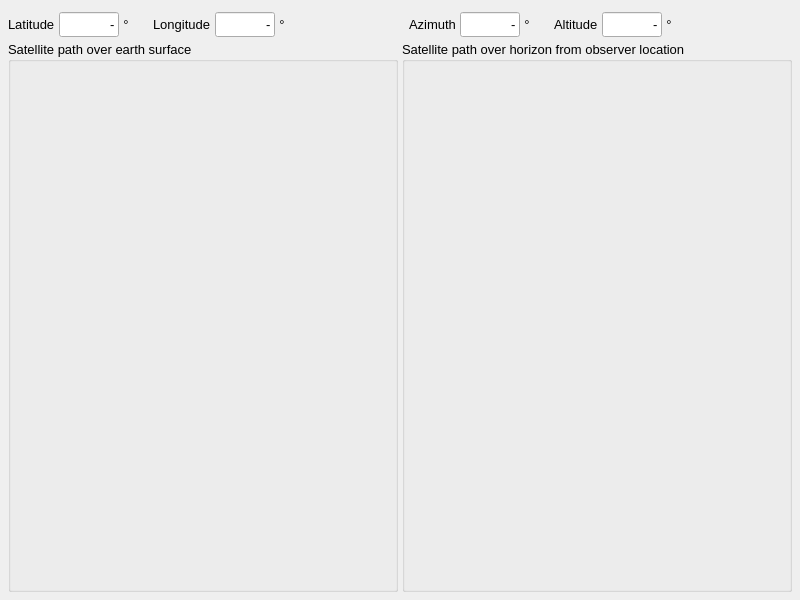
<?xml version="1.0" encoding="UTF-8"?>
<ui version="4.0">
 <class>SatelliteDialog</class>
 <widget class="QWidget" name="SatelliteDialog">
  <property name="geometry">
   <rect>
    <x>0</x>
    <y>0</y>
    <width>800</width>
    <height>600</height>
   </rect>
  </property>
  <property name="sizePolicy">
   <sizepolicy hsizetype="Preferred" vsizetype="Preferred">
    <horstretch>0</horstretch>
    <verstretch>0</verstretch>
   </sizepolicy>
  </property>
  <property name="minimumSize">
   <size>
    <width>800</width>
    <height>350</height>
   </size>
  </property>
  <property name="maximumSize">
   <size>
    <width>1600</width>
    <height>1200</height>
   </size>
  </property>
  <property name="sizeIncrement">
   <size>
    <width>10</width>
    <height>10</height>
   </size>
  </property>
  <property name="baseSize">
   <size>
    <width>10</width>
    <height>10</height>
   </size>
  </property>
  <property name="font">
   <font>
    <pointsize>10</pointsize>
   </font>
  </property>
  <property name="windowTitle">
   <string>Satellite</string>
  </property>
  <layout class="QGridLayout" name="gridLayout" rowstretch="0" columnstretch="0">
   <property name="leftMargin">
    <number>4</number>
   </property>
   <property name="topMargin">
    <number>8</number>
   </property>
   <property name="rightMargin">
    <number>4</number>
   </property>
   <property name="bottomMargin">
    <number>4</number>
   </property>
   <property name="spacing">
    <number>4</number>
   </property>
   <item row="0" column="0">
    <layout class="QVBoxLayout" name="verticalLayout">
     <property name="spacing">
      <number>4</number>
     </property>
     <property name="leftMargin">
      <number>4</number>
     </property>
     <property name="topMargin">
      <number>4</number>
     </property>
     <property name="rightMargin">
      <number>4</number>
     </property>
     <property name="bottomMargin">
      <number>4</number>
     </property>
     <item>
      <layout class="QHBoxLayout" name="horizontalLayout_5" stretch="0,0,0,0,0,0,0,1,0,0,0,0,0,0,0,1">
       <item>
        <widget class="QLabel" name="label_273">
         <property name="minimumSize">
          <size>
           <width>0</width>
           <height>25</height>
          </size>
         </property>
         <property name="font">
          <font>
           <pointsize>10</pointsize>
           <bold>false</bold>
          </font>
         </property>
         <property name="text">
          <string>Latitude</string>
         </property>
        </widget>
       </item>
       <item>
        <widget class="QLineEdit" name="satLatitude">
         <property name="enabled">
          <bool>true</bool>
         </property>
         <property name="minimumSize">
          <size>
           <width>0</width>
           <height>25</height>
          </size>
         </property>
         <property name="maximumSize">
          <size>
           <width>60</width>
           <height>16777215</height>
          </size>
         </property>
         <property name="font">
          <font>
           <pointsize>10</pointsize>
           <bold>false</bold>
          </font>
         </property>
         <property name="mouseTracking">
          <bool>false</bool>
         </property>
         <property name="acceptDrops">
          <bool>false</bool>
         </property>
         <property name="toolTip">
          <string>Actual latitude where the satellite could be seen in zenith.</string>
         </property>
         <property name="layoutDirection">
          <enum>Qt::RightToLeft</enum>
         </property>
         <property name="text">
          <string>-</string>
         </property>
         <property name="alignment">
          <set>Qt::AlignRight|Qt::AlignTrailing|Qt::AlignVCenter</set>
         </property>
         <property name="readOnly">
          <bool>true</bool>
         </property>
        </widget>
       </item>
       <item>
        <widget class="QLabel" name="label_330">
         <property name="minimumSize">
          <size>
           <width>0</width>
           <height>25</height>
          </size>
         </property>
         <property name="font">
          <font>
           <pointsize>10</pointsize>
           <bold>false</bold>
          </font>
         </property>
         <property name="text">
          <string>°</string>
         </property>
         <property name="alignment">
          <set>Qt::AlignCenter</set>
         </property>
         <property name="wordWrap">
          <bool>false</bool>
         </property>
        </widget>
       </item>
       <item>
        <spacer name="horizontalSpacer">
         <property name="orientation">
          <enum>Qt::Horizontal</enum>
         </property>
         <property name="sizeHint" stdset="0">
          <size>
           <width>20</width>
           <height>20</height>
          </size>
         </property>
        </spacer>
       </item>
       <item>
        <widget class="QLabel" name="label_333">
         <property name="minimumSize">
          <size>
           <width>0</width>
           <height>25</height>
          </size>
         </property>
         <property name="font">
          <font>
           <pointsize>10</pointsize>
           <bold>false</bold>
          </font>
         </property>
         <property name="text">
          <string>Longitude</string>
         </property>
        </widget>
       </item>
       <item>
        <widget class="QLineEdit" name="satLongitude">
         <property name="enabled">
          <bool>true</bool>
         </property>
         <property name="minimumSize">
          <size>
           <width>0</width>
           <height>25</height>
          </size>
         </property>
         <property name="maximumSize">
          <size>
           <width>60</width>
           <height>16777215</height>
          </size>
         </property>
         <property name="font">
          <font>
           <pointsize>10</pointsize>
           <bold>false</bold>
          </font>
         </property>
         <property name="mouseTracking">
          <bool>false</bool>
         </property>
         <property name="acceptDrops">
          <bool>false</bool>
         </property>
         <property name="toolTip">
          <string>Actual longitude where the satellite could be seen in zenith.</string>
         </property>
         <property name="layoutDirection">
          <enum>Qt::RightToLeft</enum>
         </property>
         <property name="text">
          <string>-</string>
         </property>
         <property name="alignment">
          <set>Qt::AlignRight|Qt::AlignTrailing|Qt::AlignVCenter</set>
         </property>
         <property name="readOnly">
          <bool>true</bool>
         </property>
        </widget>
       </item>
       <item>
        <widget class="QLabel" name="label_205">
         <property name="font">
          <font>
           <pointsize>10</pointsize>
           <bold>false</bold>
          </font>
         </property>
         <property name="text">
          <string>°</string>
         </property>
         <property name="alignment">
          <set>Qt::AlignCenter</set>
         </property>
         <property name="wordWrap">
          <bool>false</bool>
         </property>
        </widget>
       </item>
       <item>
        <spacer name="horizontalSpacer_2">
         <property name="orientation">
          <enum>Qt::Horizontal</enum>
         </property>
         <property name="sizeHint" stdset="0">
          <size>
           <width>20</width>
           <height>20</height>
          </size>
         </property>
        </spacer>
       </item>
       <item>
        <widget class="QLabel" name="label_238">
         <property name="minimumSize">
          <size>
           <width>0</width>
           <height>25</height>
          </size>
         </property>
         <property name="font">
          <font>
           <pointsize>10</pointsize>
           <bold>false</bold>
          </font>
         </property>
         <property name="text">
          <string>Azimuth</string>
         </property>
        </widget>
       </item>
       <item>
        <widget class="QLineEdit" name="satAzimuth">
         <property name="enabled">
          <bool>true</bool>
         </property>
         <property name="minimumSize">
          <size>
           <width>0</width>
           <height>25</height>
          </size>
         </property>
         <property name="maximumSize">
          <size>
           <width>60</width>
           <height>16777215</height>
          </size>
         </property>
         <property name="font">
          <font>
           <pointsize>10</pointsize>
           <bold>false</bold>
          </font>
         </property>
         <property name="mouseTracking">
          <bool>false</bool>
         </property>
         <property name="acceptDrops">
          <bool>false</bool>
         </property>
         <property name="toolTip">
          <string>Actual azimuth of the satelite from observers position.</string>
         </property>
         <property name="layoutDirection">
          <enum>Qt::RightToLeft</enum>
         </property>
         <property name="text">
          <string>-</string>
         </property>
         <property name="alignment">
          <set>Qt::AlignRight|Qt::AlignTrailing|Qt::AlignVCenter</set>
         </property>
         <property name="readOnly">
          <bool>true</bool>
         </property>
        </widget>
       </item>
       <item>
        <widget class="QLabel" name="label_208">
         <property name="minimumSize">
          <size>
           <width>0</width>
           <height>25</height>
          </size>
         </property>
         <property name="font">
          <font>
           <pointsize>10</pointsize>
           <bold>false</bold>
          </font>
         </property>
         <property name="text">
          <string>°</string>
         </property>
         <property name="alignment">
          <set>Qt::AlignCenter</set>
         </property>
         <property name="wordWrap">
          <bool>false</bool>
         </property>
        </widget>
       </item>
       <item>
        <spacer name="horizontalSpacer_3">
         <property name="orientation">
          <enum>Qt::Horizontal</enum>
         </property>
         <property name="sizeHint" stdset="0">
          <size>
           <width>20</width>
           <height>20</height>
          </size>
         </property>
        </spacer>
       </item>
       <item>
        <widget class="QLabel" name="label_297">
         <property name="minimumSize">
          <size>
           <width>0</width>
           <height>25</height>
          </size>
         </property>
         <property name="font">
          <font>
           <pointsize>10</pointsize>
           <bold>false</bold>
          </font>
         </property>
         <property name="text">
          <string>Altitude</string>
         </property>
        </widget>
       </item>
       <item>
        <widget class="QLineEdit" name="satAltitude">
         <property name="enabled">
          <bool>true</bool>
         </property>
         <property name="minimumSize">
          <size>
           <width>0</width>
           <height>25</height>
          </size>
         </property>
         <property name="maximumSize">
          <size>
           <width>60</width>
           <height>16777215</height>
          </size>
         </property>
         <property name="font">
          <font>
           <pointsize>10</pointsize>
           <bold>false</bold>
          </font>
         </property>
         <property name="mouseTracking">
          <bool>false</bool>
         </property>
         <property name="acceptDrops">
          <bool>false</bool>
         </property>
         <property name="toolTip">
          <string>Actual altitude of the satelite from observers position.</string>
         </property>
         <property name="layoutDirection">
          <enum>Qt::RightToLeft</enum>
         </property>
         <property name="text">
          <string>-</string>
         </property>
         <property name="alignment">
          <set>Qt::AlignRight|Qt::AlignTrailing|Qt::AlignVCenter</set>
         </property>
         <property name="readOnly">
          <bool>true</bool>
         </property>
        </widget>
       </item>
       <item>
        <widget class="QLabel" name="label_331">
         <property name="minimumSize">
          <size>
           <width>0</width>
           <height>25</height>
          </size>
         </property>
         <property name="font">
          <font>
           <pointsize>10</pointsize>
           <bold>false</bold>
          </font>
         </property>
         <property name="text">
          <string>°</string>
         </property>
         <property name="alignment">
          <set>Qt::AlignCenter</set>
         </property>
         <property name="wordWrap">
          <bool>false</bool>
         </property>
        </widget>
       </item>
       <item>
        <spacer name="horizontalSpacer_6">
         <property name="orientation">
          <enum>Qt::Horizontal</enum>
         </property>
         <property name="sizeHint" stdset="0">
          <size>
           <width>40</width>
           <height>20</height>
          </size>
         </property>
        </spacer>
       </item>
      </layout>
     </item>
     <item>
      <layout class="QHBoxLayout" name="horizontalLayout_4">
       <item>
        <widget class="QGroupBox" name="groupEarth">
         <property name="sizePolicy">
          <sizepolicy hsizetype="Expanding" vsizetype="Expanding">
           <horstretch>0</horstretch>
           <verstretch>0</verstretch>
          </sizepolicy>
         </property>
         <property name="toolTip">
          <string>&lt;html&gt;&lt;head/&gt;&lt;body&gt;&lt;p&gt;Shows the satellite path vertical over ground.&lt;/p&gt;&lt;/body&gt;&lt;/html&gt;</string>
         </property>
         <property name="title">
          <string>Satellite path over earth surface</string>
         </property>
         <property name="large" stdset="0">
          <bool>true</bool>
         </property>
         <layout class="QGridLayout" name="gridLayout_5">
          <property name="leftMargin">
           <number>4</number>
          </property>
          <property name="topMargin">
           <number>12</number>
          </property>
          <property name="rightMargin">
           <number>8</number>
          </property>
          <property name="bottomMargin">
           <number>4</number>
          </property>
          <property name="spacing">
           <number>0</number>
          </property>
          <item row="0" column="0">
           <widget class="PlotBase" name="satEarth" native="true">
            <property name="sizePolicy">
             <sizepolicy hsizetype="Expanding" vsizetype="Expanding">
              <horstretch>0</horstretch>
              <verstretch>0</verstretch>
             </sizepolicy>
            </property>
            <property name="toolTip">
             <string/>
            </property>
           </widget>
          </item>
         </layout>
        </widget>
       </item>
       <item>
        <widget class="QGroupBox" name="groupHorizon">
         <property name="sizePolicy">
          <sizepolicy hsizetype="Expanding" vsizetype="Expanding">
           <horstretch>0</horstretch>
           <verstretch>0</verstretch>
          </sizepolicy>
         </property>
         <property name="toolTip">
          <string>Shows the visible track of the satellite when being observed from the position of the mount. </string>
         </property>
         <property name="title">
          <string>Satellite path over horizon from observer location</string>
         </property>
         <property name="large" stdset="0">
          <bool>true</bool>
         </property>
         <layout class="QGridLayout" name="gridLayout_4">
          <property name="leftMargin">
           <number>4</number>
          </property>
          <property name="topMargin">
           <number>12</number>
          </property>
          <property name="rightMargin">
           <number>8</number>
          </property>
          <property name="bottomMargin">
           <number>4</number>
          </property>
          <property name="spacing">
           <number>0</number>
          </property>
          <item row="0" column="0">
           <widget class="PlotBase" name="satHorizon" native="true">
            <property name="sizePolicy">
             <sizepolicy hsizetype="Expanding" vsizetype="Expanding">
              <horstretch>0</horstretch>
              <verstretch>0</verstretch>
             </sizepolicy>
            </property>
            <property name="toolTip">
             <string/>
            </property>
           </widget>
          </item>
         </layout>
        </widget>
       </item>
      </layout>
     </item>
    </layout>
   </item>
  </layout>
 </widget>
 <customwidgets>
  <customwidget>
   <class>PlotBase</class>
   <extends>QWidget</extends>
   <header>gui.utilities.tools4pyqtgraph</header>
   <container>1</container>
  </customwidget>
 </customwidgets>
 <resources/>
 <connections/>
 <designerdata>
  <property name="gridDeltaX">
   <number>5</number>
  </property>
  <property name="gridDeltaY">
   <number>5</number>
  </property>
  <property name="gridSnapX">
   <bool>true</bool>
  </property>
  <property name="gridSnapY">
   <bool>true</bool>
  </property>
  <property name="gridVisible">
   <bool>true</bool>
  </property>
 </designerdata>
</ui>
